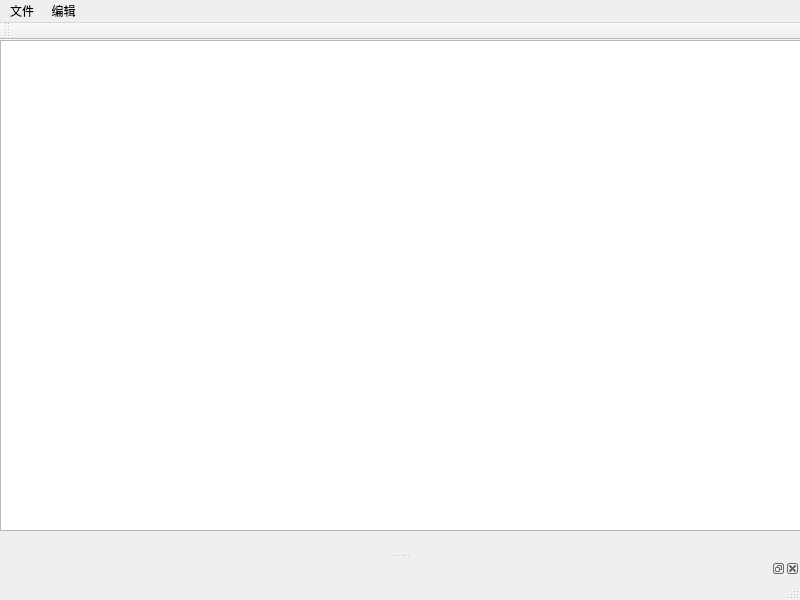
<?xml version="1.0" encoding="UTF-8"?>
<ui version="4.0">
 <class>MainWindow</class>
 <widget class="QMainWindow" name="MainWindow">
  <property name="geometry">
   <rect>
    <x>0</x>
    <y>0</y>
    <width>800</width>
    <height>600</height>
   </rect>
  </property>
  <property name="windowTitle">
   <string>MainWindow</string>
  </property>
  <widget class="QWidget" name="centralwidget">
   <widget class="QTextEdit" name="textEdit">
    <property name="geometry">
     <rect>
      <x>0</x>
      <y>0</y>
      <width>801</width>
      <height>491</height>
     </rect>
    </property>
   </widget>
  </widget>
  <widget class="QMenuBar" name="menubar">
   <property name="geometry">
    <rect>
     <x>0</x>
     <y>0</y>
     <width>800</width>
     <height>29</height>
    </rect>
   </property>
   <widget class="QMenu" name="menu">
    <property name="title">
     <string>文件</string>
    </property>
    <addaction name="separator"/>
    <addaction name="actionnew"/>
    <addaction name="separator"/>
    <addaction name="actionopen"/>
   </widget>
   <widget class="QMenu" name="menu_2">
    <property name="title">
     <string> 编辑</string>
    </property>
   </widget>
   <addaction name="menu"/>
   <addaction name="menu_2"/>
  </widget>
  <widget class="QStatusBar" name="statusbar"/>
  <widget class="QToolBar" name="toolBar">
   <property name="windowTitle">
    <string>toolBar</string>
   </property>
   <attribute name="toolBarArea">
    <enum>TopToolBarArea</enum>
   </attribute>
   <attribute name="toolBarBreak">
    <bool>false</bool>
   </attribute>
  </widget>
  <widget class="QDockWidget" name="dockWidget_2">
   <attribute name="dockWidgetArea">
    <number>8</number>
   </attribute>
   <widget class="QWidget" name="dockWidgetContents_2"/>
  </widget>
  <action name="actionnew">
   <property name="text">
    <string>新建</string>
   </property>
  </action>
  <action name="actionopen">
   <property name="text">
    <string>打开</string>
   </property>
  </action>
 </widget>
 <resources/>
 <connections/>
</ui>
